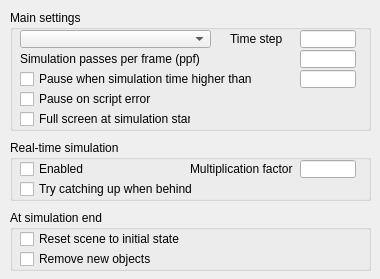
<?xml version="1.0" encoding="UTF-8"?>
<ui version="4.0">
 <class>CQDlgSimulation</class>
 <widget class="QDialog" name="CQDlgSimulation">
  <property name="geometry">
   <rect>
    <x>0</x>
    <y>0</y>
    <width>380</width>
    <height>279</height>
   </rect>
  </property>
  <property name="windowTitle">
   <string>Simulation Settings</string>
  </property>
  <property name="locale">
   <locale language="English" country="UnitedStates"/>
  </property>
  <widget class="QGroupBox" name="groupBox">
   <property name="geometry">
    <rect>
     <x>10</x>
     <y>210</y>
     <width>361</width>
     <height>61</height>
    </rect>
   </property>
   <property name="title">
    <string>At simulation end</string>
   </property>
   <property name="flat">
    <bool>true</bool>
   </property>
   <widget class="QCheckBox" name="qqResetScene">
    <property name="geometry">
     <rect>
      <x>10</x>
      <y>20</y>
      <width>231</width>
      <height>18</height>
     </rect>
    </property>
    <property name="focusPolicy">
     <enum>Qt::StrongFocus</enum>
    </property>
    <property name="text">
     <string>Reset scene to initial state</string>
    </property>
   </widget>
   <widget class="QCheckBox" name="qqRemoveNewObjects">
    <property name="geometry">
     <rect>
      <x>10</x>
      <y>40</y>
      <width>231</width>
      <height>18</height>
     </rect>
    </property>
    <property name="focusPolicy">
     <enum>Qt::StrongFocus</enum>
    </property>
    <property name="text">
     <string>Remove new objects</string>
    </property>
   </widget>
  </widget>
  <widget class="QGroupBox" name="groupBox_2">
   <property name="geometry">
    <rect>
     <x>10</x>
     <y>10</y>
     <width>361</width>
     <height>121</height>
    </rect>
   </property>
   <property name="title">
    <string>Main settings</string>
   </property>
   <property name="flat">
    <bool>true</bool>
   </property>
   <widget class="QCheckBox" name="qqPauseOnScriptError">
    <property name="geometry">
     <rect>
      <x>10</x>
      <y>80</y>
      <width>171</width>
      <height>18</height>
     </rect>
    </property>
    <property name="focusPolicy">
     <enum>Qt::StrongFocus</enum>
    </property>
    <property name="text">
     <string>Pause on script error</string>
    </property>
   </widget>
   <widget class="QLabel" name="label_2">
    <property name="geometry">
     <rect>
      <x>10</x>
      <y>40</y>
      <width>271</width>
      <height>18</height>
     </rect>
    </property>
    <property name="text">
     <string>Simulation passes per frame (ppf)</string>
    </property>
   </widget>
   <widget class="QLineEdit" name="qqTimeStep">
    <property name="geometry">
     <rect>
      <x>290</x>
      <y>20</y>
      <width>56</width>
      <height>18</height>
     </rect>
    </property>
   </widget>
   <widget class="QLineEdit" name="qqPauseTime">
    <property name="geometry">
     <rect>
      <x>290</x>
      <y>60</y>
      <width>56</width>
      <height>18</height>
     </rect>
    </property>
   </widget>
   <widget class="QLineEdit" name="qqScriptExecutionPasses">
    <property name="geometry">
     <rect>
      <x>290</x>
      <y>40</y>
      <width>56</width>
      <height>18</height>
     </rect>
    </property>
   </widget>
   <widget class="QCheckBox" name="qqPauseWhenTimeHigher">
    <property name="geometry">
     <rect>
      <x>10</x>
      <y>60</y>
      <width>251</width>
      <height>18</height>
     </rect>
    </property>
    <property name="focusPolicy">
     <enum>Qt::StrongFocus</enum>
    </property>
    <property name="text">
     <string>Pause when simulation time higher than</string>
    </property>
   </widget>
   <widget class="QLabel" name="label">
    <property name="geometry">
     <rect>
      <x>220</x>
      <y>20</y>
      <width>71</width>
      <height>18</height>
     </rect>
    </property>
    <property name="text">
     <string>Time step</string>
    </property>
   </widget>
   <widget class="QComboBox" name="qqConfigCombo">
    <property name="geometry">
     <rect>
      <x>10</x>
      <y>20</y>
      <width>191</width>
      <height>18</height>
     </rect>
    </property>
   </widget>
   <widget class="QCheckBox" name="qqFullscreen">
    <property name="geometry">
     <rect>
      <x>10</x>
      <y>100</y>
      <width>171</width>
      <height>18</height>
     </rect>
    </property>
    <property name="focusPolicy">
     <enum>Qt::StrongFocus</enum>
    </property>
    <property name="text">
     <string>Full screen at simulation start</string>
    </property>
   </widget>
  </widget>
  <widget class="QGroupBox" name="bla">
   <property name="geometry">
    <rect>
     <x>10</x>
     <y>140</y>
     <width>361</width>
     <height>61</height>
    </rect>
   </property>
   <property name="title">
    <string>Real-time simulation</string>
   </property>
   <property name="flat">
    <bool>true</bool>
   </property>
   <property name="checkable">
    <bool>false</bool>
   </property>
   <property name="checked">
    <bool>false</bool>
   </property>
   <widget class="QLineEdit" name="qqMultiplicationCoefficient">
    <property name="geometry">
     <rect>
      <x>290</x>
      <y>20</y>
      <width>56</width>
      <height>18</height>
     </rect>
    </property>
   </widget>
   <widget class="QLabel" name="label_3">
    <property name="geometry">
     <rect>
      <x>180</x>
      <y>20</y>
      <width>111</width>
      <height>18</height>
     </rect>
    </property>
    <property name="text">
     <string>Multiplication factor</string>
    </property>
   </widget>
   <widget class="QCheckBox" name="qqCatchUp">
    <property name="geometry">
     <rect>
      <x>10</x>
      <y>40</y>
      <width>271</width>
      <height>18</height>
     </rect>
    </property>
    <property name="focusPolicy">
     <enum>Qt::StrongFocus</enum>
    </property>
    <property name="text">
     <string>Try catching up when behind</string>
    </property>
   </widget>
   <widget class="QCheckBox" name="qqRealTime">
    <property name="geometry">
     <rect>
      <x>10</x>
      <y>20</y>
      <width>121</width>
      <height>18</height>
     </rect>
    </property>
    <property name="focusPolicy">
     <enum>Qt::StrongFocus</enum>
    </property>
    <property name="text">
     <string>Enabled</string>
    </property>
   </widget>
  </widget>
 </widget>
 <tabstops>
  <tabstop>qqConfigCombo</tabstop>
  <tabstop>qqTimeStep</tabstop>
  <tabstop>qqScriptExecutionPasses</tabstop>
  <tabstop>qqPauseWhenTimeHigher</tabstop>
  <tabstop>qqPauseTime</tabstop>
  <tabstop>qqPauseOnScriptError</tabstop>
  <tabstop>qqFullscreen</tabstop>
  <tabstop>qqRealTime</tabstop>
  <tabstop>qqMultiplicationCoefficient</tabstop>
  <tabstop>qqCatchUp</tabstop>
  <tabstop>qqResetScene</tabstop>
  <tabstop>qqRemoveNewObjects</tabstop>
 </tabstops>
 <resources/>
 <connections/>
</ui>
